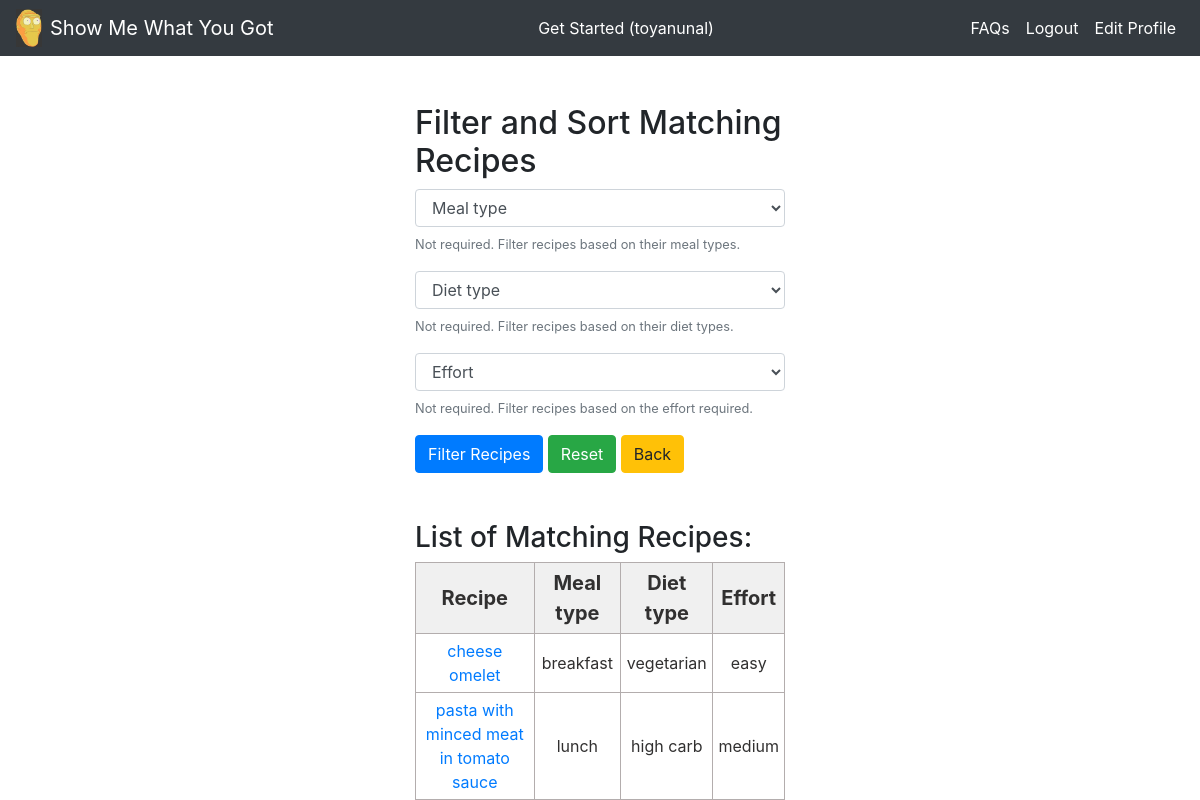
The app's page /recipe_list/ (signed in), older data.
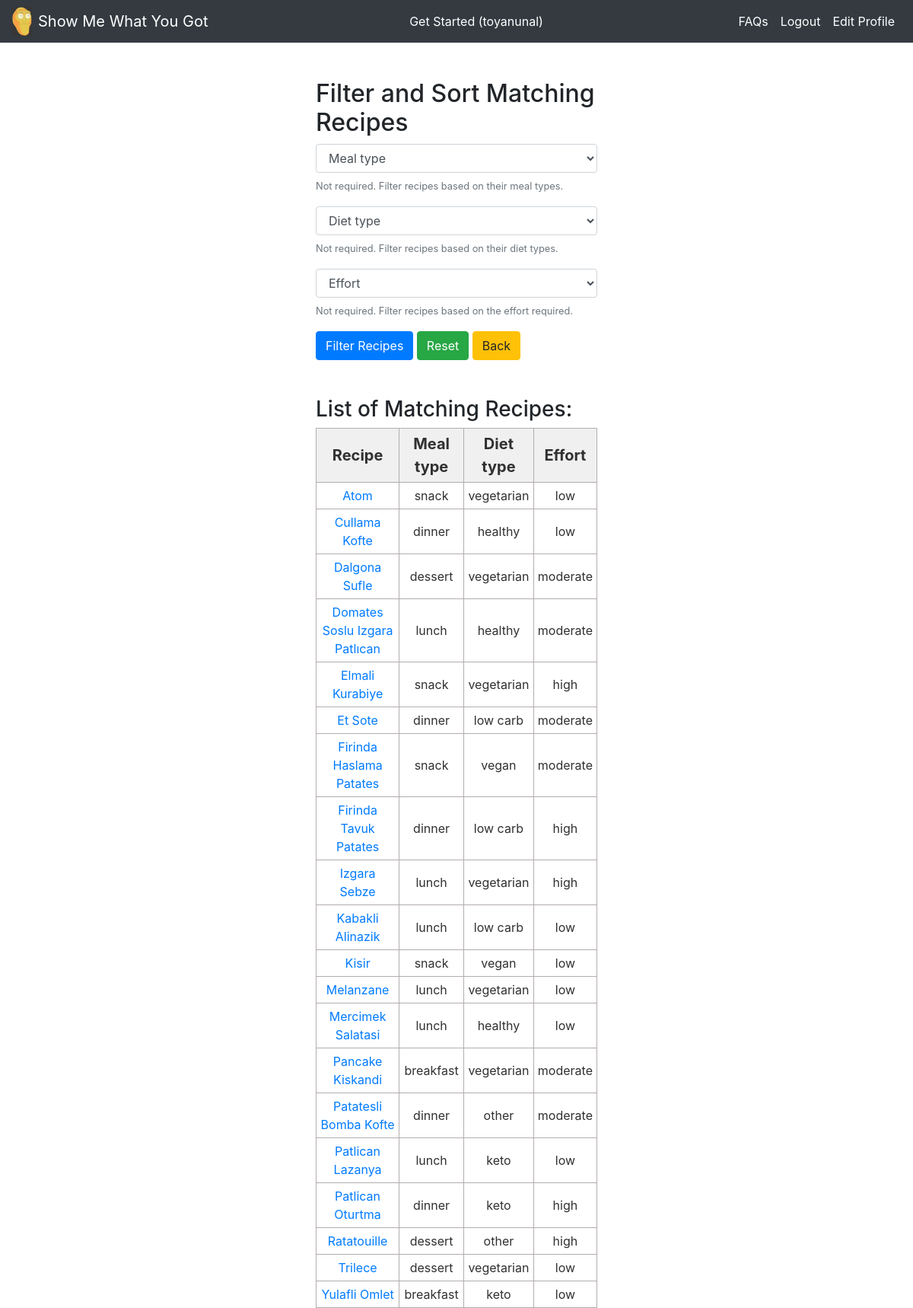
The same page, newer data.
### rrs_app/models.py (models this page shows, shortened)
class Recipe(models.Model):
    title = models.CharField(max_length=128)
    slug = models.SlugField(allow_unicode=True,unique=True)
    meal_type = models.CharField(max_length=16)
    diet_type = models.CharField(max_length=16)
    effort = models.CharField(max_length=16)
    description = models.TextField()
    photo = models.ImageField(blank=True, upload_to='recipe_photos/')
    class Meta:
        ordering = ('title',)

### rrs_app/views.py (the view, shortened to what this page needs)
# urls.py: path('recipe_list/',views.recipe_form_view,name='recipe_list'),
def recipe_form_view(request):
    form = forms.RecipeForm()
    if not request.user.is_authenticated:
        messages.warning(request, ('Please login to continue.'))
        return redirect('home')
    ingredient_list = []
    for i in Ingredient.objects.all():
        try:
            ingredient_object = UserIngredient.objects.get(user=request.user, ingredient=i)
            ingredient_list.append(ingredient_object)
        except:
            pass
    u_ing=[]
    u_amnt=[]
    selected_rec=[]
    req_cost=[]
    for i in ingredient_list:
        u_ing.append(i.ingredient)
        u_amnt.append(i.amount)
    addcost=UserInfo.objects.get(user=request.user).addcost
    portion=UserInfo.objects.get(user=request.user).portion
    for rec in Recipe.objects.all():
        rec_ing=[]
        rec_amnt=[]
        R_ingredient_list=[]
        for j in Ingredient.objects.all():
            try:
                R_ingredient_object = RecipeIngredient.objects.get(recipe=rec, ingredient=j)
                R_ingredient_list.append(R_ingredient_object)
            except:
                pass
        for i in R_ingredient_list:
            rec_ing.append(i.ingredient)
            rec_amnt.append(i.amount)
        comm=list(set(rec_ing).intersection(u_ing))
        diff=list(set(rec_ing)-set(u_ing))
        cost=0
        if len(diff) >0:
            for z in range(len(diff)):
                index=rec_ing.index(diff[z])
                temp_ing=Ingredient.objects.get(title=diff[z])
                temp_cost=temp_ing.unit_cost
                temp_utype=temp_ing.unit_type
                if temp_utype == 'count':
                    cost= cost + (rec_amnt[index]*portion*temp_cost)
                else:
                    cost= cost + (rec_amnt[index]*portion/1000)*temp_cost
        if cost > addcost:
            continue
        if len(comm) > 0:
            for z in range(len(comm)):
                c_index=rec_ing.index(comm[z])
                u_index=u_ing.index(comm[z])
                temp_ing=Ingredient.objects.get(title=comm[z])
                temp_cost=temp_ing.unit_cost
                temp_utype=temp_ing.unit_type
                if (rec_amnt[c_index]*portion)-u_amnt[u_index] >0:
                    if temp_utype == 'count':
                        cost = cost + ((rec_amnt[c_index]*portion)-u_amnt[u_index])*temp_cost
                    else:
                        cost = cost + (((rec_amnt[c_index]*portion)-u_amnt[u_index])/1000)*temp_cost
        if cost > addcost:
            continue
        selected_rec.append(rec)
        req_cost.append(cost)
    recipe_list = selected_rec
    cost_list = req_cost
    return render(request, 'rrs_app/recipe_list.html', {'form':form, 'recipe_list':recipe_list, 'cost_list':cost_list})

### rrs_app/models.py (called while the page is built)
    def __str__(self):
        return self.title

### rrs_app/templates/rrs_app/recipe_list.html (shortened to what this page needs)
{% extends 'rrs_app/base.html' %}
{% block content %}
<br></br>
<div class = "col-md-4 offset-md-4">
  <h2> Filter and Sort Matching Recipes </h2>
  <form method="POST", action="{% url 'recipe_list' %}">
    {{ form.as_p }}
    <input type="submit" class="btn btn-primary" name="filter" value="Filter Recipes">
    <input type="submit" class="btn btn-success" name="reset" value="Reset">
    <a class='btn btn-warning' href="{% url 'pantry_create' %}">Back</a>
  </form>
<br></br>
<h3> List of Matching Recipes: </h3>
<table class="demTable">
  <thead>
    <tr>
      <th>Recipe</th>
      <th>Meal type</th>
      <th>Diet type</th>
      <th>Effort</th>
    </tr>
  </thead>
  <tbody>
    {% for recipe_object in recipe_list %}
    <tr>
      <td><a href="{{recipe_object.slug}}/">{{recipe_object.title}}</a></td>
      <td>{{recipe_object.meal_type}}</td>
      <td>{{recipe_object.diet_type}}</td>
      <td>{{recipe_object.effort}}</td>
    </tr>
    {% endfor %}
</div>
{% endblock %}

### rrs_app/templates/rrs_app/base.html (shortened to what this page needs)
<!doctype html>
{% load static %}
<html lang="en">
  <head>
    <link rel="stylesheet" href="https://stackpath.bootstrapcdn.com/bootstrap/4.3.1/css/bootstrap.min.css">
    <link rel="stylesheet" href="{% static 'css/base.css' %}">
  </head>
  <body>
    <nav class="navbar navbar-expand-lg navbar-dark bg-dark">
      <a href="{% url 'home' %}">
        <img src="{% static 'images/SMWYG.png' %}" alt="" width="26" class="d-inline-block align-middle mr-2">
      </a>
      <a class="navbar-brand" href="{% url 'home' %}">Show Me What You Got</a>
      <div class="collapse navbar-collapse" id="navbarSupportedContent">
        {% if user.is_authenticated %}
        <ul class="navbar-nav ml-auto text-center">
          <li class="nav-item active">
            <a class="nav-link" href="{% url 'input_form' %}">Get Started ({{user.username}})</a>
          </li>
        </ul>
        {% else %}
        <ul class="navbar-nav ml-auto text-center">
          <li class="nav-item active">
            <a class="nav-link" href="{% url 'input_form' %}">Get Started</a>
          </li>
        </ul>
        {% endif %}
        <ul class="navbar-nav ml-auto">
          {% if user.is_authenticated %}
          <li class="nav-item active">
            <a class="nav-link" href="{% url 'faq' %}">FAQs</a>
          </li>
          <li class="nav-item active">
            <a class="nav-link" href="{% url 'logout' %}">Logout</a>
          </li>
          <li class="nav-item active">
            <a class="nav-link" href="{% url 'edit_profile' %}">Edit Profile</a>
          </li>
          {% endif %}
        </ul>
      </div>
    </nav>
    {% block content %}
    {% endblock %}
  </body>
</html>

### rrs_app/static/css/base.css (style rules this page uses)
.demTable { width:100%; border:1px solid #b3adad; border-collapse:collapse; border-spacing:1px; padding:5px; margin-right: auto; }
.demTable th { border:1px solid #b3adad; text-align:center; font-size: 20px; padding:5px; background: #f0f0f0; color: #313030; }
.demTable td { border:1px solid #b3adad; text-align:center; font-size: 16px; padding:5px; background: #ffffff; color: #313030; }

Row changes from the older to the newer data that the page shows:
removed Recipe: title "cheese omelet", meal_type "breakfast", diet_type "vegetarian", effort "easy"
removed Recipe: title "pasta with minced meat in tomato sauce", meal_type "lunch", diet_type "high carb", effort "medium"
added Recipe: title "Atom", meal_type "snack", diet_type "vegetarian", effort "low"
added Recipe: title "Cullama Kofte", meal_type "dinner", diet_type "healthy", effort "low"
added Recipe: title "Dalgona Sufle", meal_type "dessert", diet_type "vegetarian", effort "moderate"
added Recipe: title "Domates Soslu Izgara Patlıcan", meal_type "lunch", diet_type "healthy", effort "moderate"
added Recipe: title "Elmali Kurabiye", meal_type "snack", diet_type "vegetarian", effort "high"
added Recipe: title "Et Sote", meal_type "dinner", diet_type "low carb", effort "moderate"
added Recipe: title "Firinda Haslama Patates", meal_type "snack", diet_type "vegan", effort "moderate"
added Recipe: title "Firinda Tavuk Patates", meal_type "dinner", diet_type "low carb", effort "high"
added Recipe: title "Izgara Sebze", meal_type "lunch", diet_type "vegetarian", effort "high"
added Recipe: title "Kabakli Alinazik", meal_type "lunch", diet_type "low carb", effort "low"
added Recipe: title "Kisir", meal_type "snack", diet_type "vegan", effort "low"
added Recipe: title "Melanzane", meal_type "lunch", diet_type "vegetarian", effort "low"
added Recipe: title "Mercimek Salatasi", meal_type "lunch", diet_type "healthy", effort "low"
added Recipe: title "Pancake Kiskandi", meal_type "breakfast", diet_type "vegetarian", effort "moderate"
added Recipe: title "Patatesli Bomba Kofte", meal_type "dinner", diet_type "other", effort "moderate"
added Recipe: title "Patlican Lazanya", meal_type "lunch", diet_type "keto", effort "low"
added Recipe: title "Patlican Oturtma", meal_type "dinner", diet_type "keto", effort "high"
added Recipe: title "Ratatouille", meal_type "dessert", diet_type "other", effort "high"
added Recipe: title "Trilece", meal_type "dessert", diet_type "vegetarian", effort "low"
added Recipe: title "Yulafli Omlet", meal_type "breakfast", diet_type "keto", effort "low"
